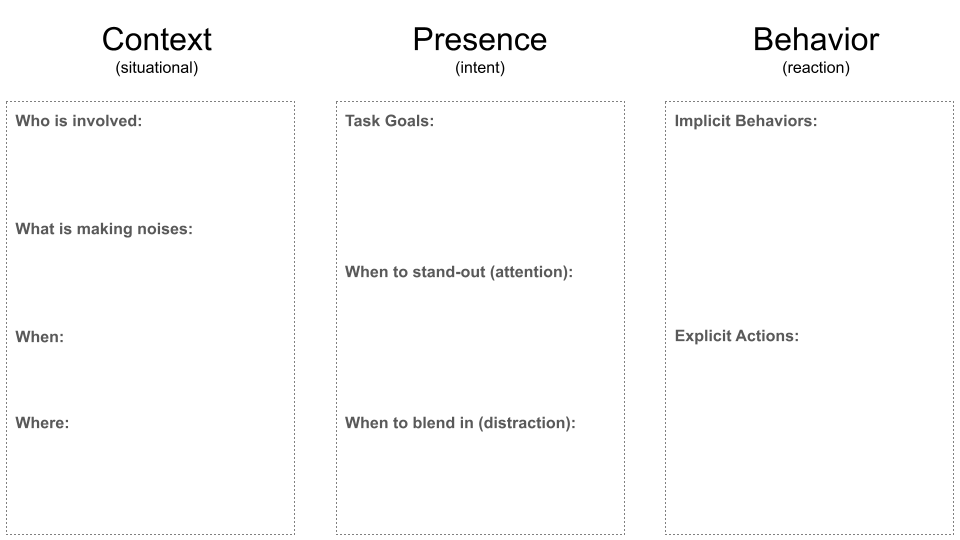
#> input picture Lab 5/ThinkingThroughContextandInteraction.png, 960 x 540 px
$ python Lab5_contours.py ThinkingThroughContextandInteraction.png
#> lines starting #> are read from the running program, lines starting #| are printed output that depends on the picture; after the words box and inside, x2 and y2 are one past the last pixel; in counts of white or black regions, pixels touching at a corner belong together
'''
Based on:  https://opencv-python-tutroals.readthedocs.io/en/latest/py_tutorials/py_imgproc/py_contours/py_contours_begin/py_contours_begin.h$

Edited by : David Goedicke

'''

#Editied again by Elyse Toder

import numpy as np
import cv2
import sys

img=None
webCam = False
if(len(sys.argv)>1):
   try:
      print("I'll try to read your image");
      img = cv2.imread(sys.argv[1])
#> img is the input picture: shape (540, 960, 3); min 0, max 255, mean 251.1
      if img is None:
         print("Failed to load image file:", sys.argv[1])
   except:
      print("Failed to load the image are you sure that:", sys.argv[1],"is a path to an image?")
else:
   try:
      print("Trying to open the Webcam.")
      print("Please screenshot the contour that you would like to draw")
      print("Press q to quit")
      cap = cv2.VideoCapture(0)
      if cap is None or not cap.isOpened():
         raise("No camera")
      webCam = True
   except:
      img = cv2.imread("../data/test.jpg")
      print("Using default image.")

while(True):

   if webCam:
      ret, img = cap.read()

   imgray = cv2.cvtColor(img,cv2.COLOR_BGR2GRAY)
   ret,thresh = cv2.threshold(imgray,127,255,0)
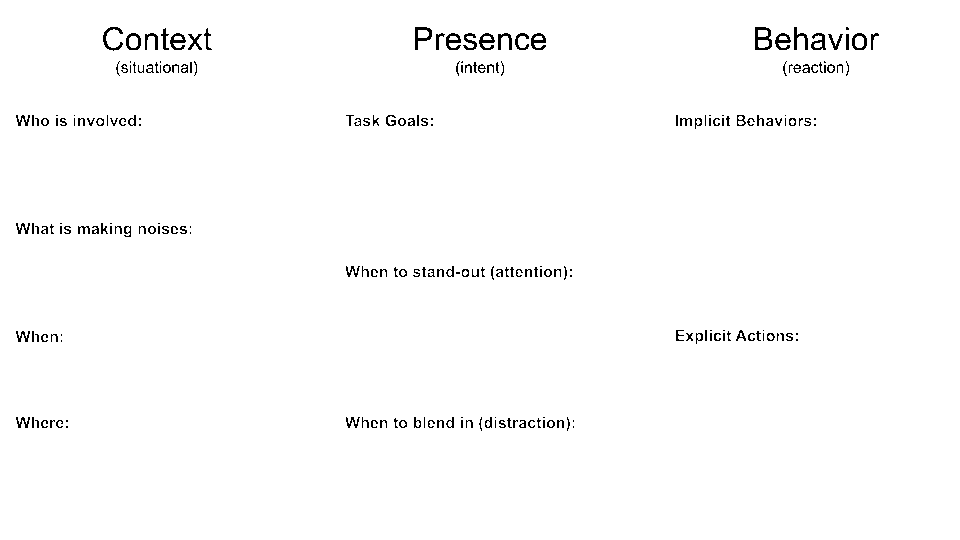
#> thresh: shape (540, 960); 98.6% white; black in thin lines or dots, all inside (x1, y1, x2, y2) = (16, 27, 879, 431)

   contours, hierarchy = cv2.findContours(thresh,cv2.RETR_TREE,cv2.CHAIN_APPROX_SIMPLE)
#> contours = 306 contours, 88 with area under 20; largest, box (x1, y1, x2, y2) and area: (0, 0, 960, 540) 516901, (754, 26, 773, 51) 394, (414, 26, 433, 51) 284, (851, 32, 868, 51) 241, (125, 32, 142, 51) 241
   img_c = cv2.drawContours(img, contours, -1, (0,255,0), 3)
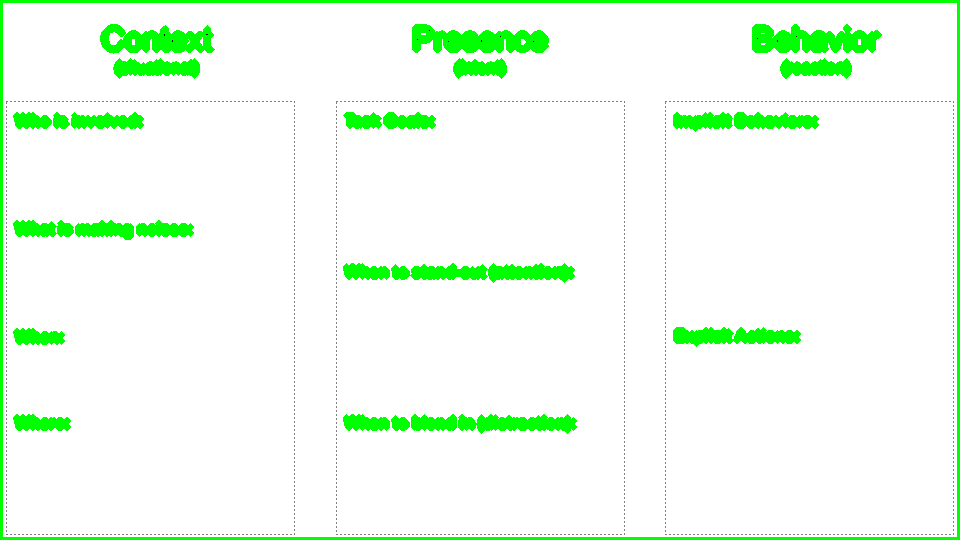
#> img_c: shape (540, 960, 3); mean B, G, R 236.8, 254.5, 236.8

 #define the screen resulation
   screen_res = 500, 500
   scale_width = screen_res[0] / img.shape[1]
#> scale_width = 0.521
   scale_height = screen_res[1] / img.shape[0]
#> scale_height = 0.926
   scale = min(scale_width, scale_height)
#> scale = 0.521
    #resized window width and height
   window_width = int(img.shape[1] * scale)
#> window_width = 500
   window_height = int(img.shape[0] * scale)
#> window_height = 281
    #cv2.WINDOW_NORMAL makes the output window resizealbe
   cv2.namedWindow('Resized Window', cv2.WINDOW_NORMAL)
    #resize the window according to the screen resolution
   #cv2.resizeWindow('Resized Window', window_width, window_height)

   if webCam:
      cv2.resizeWindow('Resized Window', window_width, window_height)
      #cv2.resize(img_c, (960,540))

      cv2.imshow('Resized Window',img_c)
      if cv2.waitKey(1) & 0xFF == ord('q'):
         cap.release()
         break
   else:
      break


#cv2.imshow('Resized Window', img_c)
cv2.imwrite('contour_out.jpg',img_c)
cv2.destroyAllWindows()
